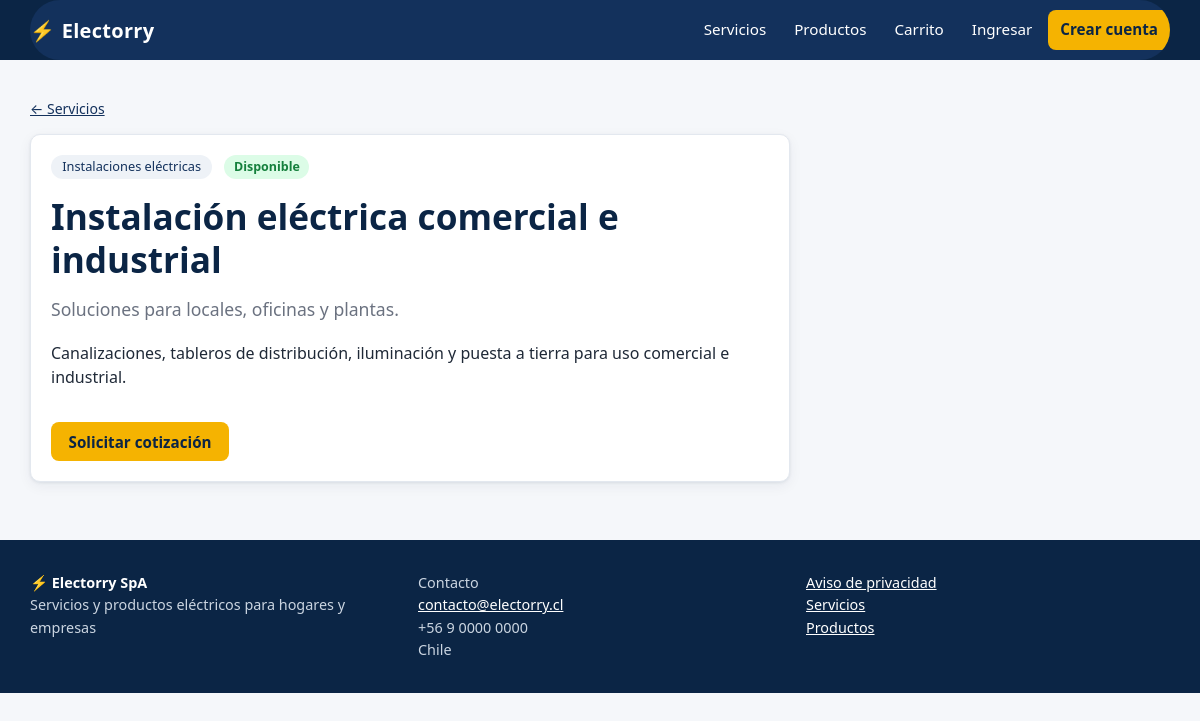
Page /servicios/instalacion-electrica-comercial-e-industrial/ on the committed database.
### apps/catalogo/models.py (models this page shows, shortened)
class Servicio(models.Model):
    categoria = models.ForeignKey(CategoriaServicio, on_delete=models.PROTECT, related_name="servicios")
    nombre = models.CharField(max_length=150)
    slug = models.SlugField(max_length=170, unique=True, blank=True)
    resumen = models.CharField(max_length=250)
    descripcion = models.TextField()
    disponible = models.BooleanField("disponible", default=True)
    creado = models.DateTimeField(auto_now_add=True)
    actualizado = models.DateTimeField(auto_now=True)
    class Meta:
        ordering = ["categoria__orden", "nombre"]
        verbose_name = "servicio"
        verbose_name_plural = "servicios"
        indexes = [models.Index(fields=["disponible", "categoria"]), models.Index(fields=["nombre"])]

class CategoriaServicio(models.Model):
    nombre = models.CharField(max_length=100, unique=True)
    descripcion = models.CharField(max_length=300, blank=True)
    activa = models.BooleanField(default=True)
    orden = models.PositiveSmallIntegerField(default=0)
    class Meta:
        ordering = ["orden", "nombre"]
        verbose_name = "categoría de servicio"
        verbose_name_plural = "categorías de servicio"
    def __str__(self):
        return self.nombre

### apps/catalogo/views.py (the view)
# urls.py: path("<slug:slug>/", views.detalle, name="detalle"),
def detalle(request, slug):
    servicio = get_object_or_404(Servicio.objects.select_related("categoria"), slug=slug)
    return render(request, "catalogo/detalle.html", {"servicio": servicio})

### apps/core/context_processors.py (called while the page is built)
def sitio(request):
    carrito_items = 0
    carrito = request.session.get("carrito") if hasattr(request, "session") else None
    if carrito:
        carrito_items = sum(int(c) for c in carrito.values())
    return {
        "EMPRESA": settings.EMPRESA,
        "IVA": settings.IVA_PORCENTAJE,
        "carrito_items": carrito_items,
    }

### templates/catalogo/detalle.html (shortened to what this page needs)
{% extends "base.html" %}
{% block content %}
<p class="small"><a href="{% url 'catalogo:lista' %}">← Servicios</a></p>
<article class="card medium stack" style="margin:0">
  <div class="row"><span class="pill">{{ servicio.categoria }}</span>
    {% if servicio.disponible %}<span class="estado estado-aprobado">Disponible</span>{% else %}<span class="estado">No disponible por ahora</span>{% endif %}</div>
  <h1>{{ servicio.nombre }}</h1>
  <p class="muted" style="font-size:1.1rem">{{ servicio.resumen }}</p>
  <div>{{ servicio.descripcion|linebreaks }}</div>
  {% if servicio.disponible %}
    {% if user.is_authenticated and not user.es_cliente %}<p class="muted small">Estás en una cuenta interna; las solicitudes las crean los clientes.</p>
    {% else %}<a class="btn" href="{% url 'solicitudes:crear' %}?servicio={{ servicio.pk }}">Solicitar cotización</a>{% endif %}
  {% endif %}
</article>
{% endblock %}

### static/css/app.css (style rules this page uses)
:root { --navy: #0b2545; --navy-2: #13315c; --amber: #f5b301; --amber-d: #d99a00; --ink: #1f2937; --muted: #6b7280; --bg: #f5f7fa; --card: #fff; --line: #e3e8ef; --ok: #15803d; --ok-bg: #dcfce7; --warn: #a16207; --warn-bg: #fef3c7; --err: #b91c1c; --err-bg: #fee2e2; --info: #1d4ed8; --info-bg: #dbeafe; --radius: 10px; --shadow: 0 1px 3px rgba(11,37,69,.08), 0 4px 14px rgba(11,37,69,.06); }
*, *::before, *::after { box-sizing: border-box; }
html { scroll-behavior: smooth; }
body { margin: 0; font: 16px/1.55 system-ui, -apple-system, "Segoe UI", Roboto, sans-serif; color: var(--ink); background: var(--bg); }
a { color: var(--navy-2); }
h1, h2, h3 { line-height: 1.2; color: var(--navy); margin: 0 0 .6rem; }
h1 { font-size: clamp(1.6rem, 3vw, 2.2rem); }
.muted { color: var(--muted); }
.small { font-size: .875rem; }
.stack > * + * { margin-top: 1rem; }
.row { display: flex; gap: .75rem; flex-wrap: wrap; align-items: center; }
.card { background: var(--card); border: 1px solid var(--line); border-radius: var(--radius); padding: 1.25rem; box-shadow: var(--shadow); }
.btn { display: inline-block; border: 0; cursor: pointer; background: var(--amber); color: var(--navy); font-weight: 700; padding: .65rem 1.1rem; border-radius: 8px; text-decoration: none; font-size: .95rem; line-height: 1.2; }
.pill { display: inline-block; background: #eef2f7; border-radius: 99px; padding: .15rem .7rem; font-size: .8rem; color: var(--navy-2); }
.medium { max-width: 760px; margin-inline: auto; }
.estado { display: inline-block; padding: .15rem .6rem; border-radius: 99px; font-size: .78rem; font-weight: 700; white-space: nowrap; background: #e5e7eb; color: #374151; }
.estado-aceptada, .estado-finalizada, .estado-pagada, .estado-aprobado, .estado-enviada-ok { background: var(--ok-bg); color: var(--ok); }

### rows in the picture
Servicio: categoria "Instalaciones eléctricas", nombre "Instalación eléctrica comercial e industrial", resumen "Soluciones para locales, oficinas y plantas.", descripcion "Canalizaciones, tableros de distribución, iluminación y puesta a tierra para uso comercial e industrial."

### other values in the picture
{{ EMPRESA.nombre }} "Electorry SpA"
{{ EMPRESA.eslogan }} "Servicios y productos eléctricos para hogares y empresas"
{{ EMPRESA.email }} "contacto@electorry.cl"
{{ EMPRESA.telefono }} "+56 9 0000 0000"
{{ EMPRESA.direccion }} "Chile"
